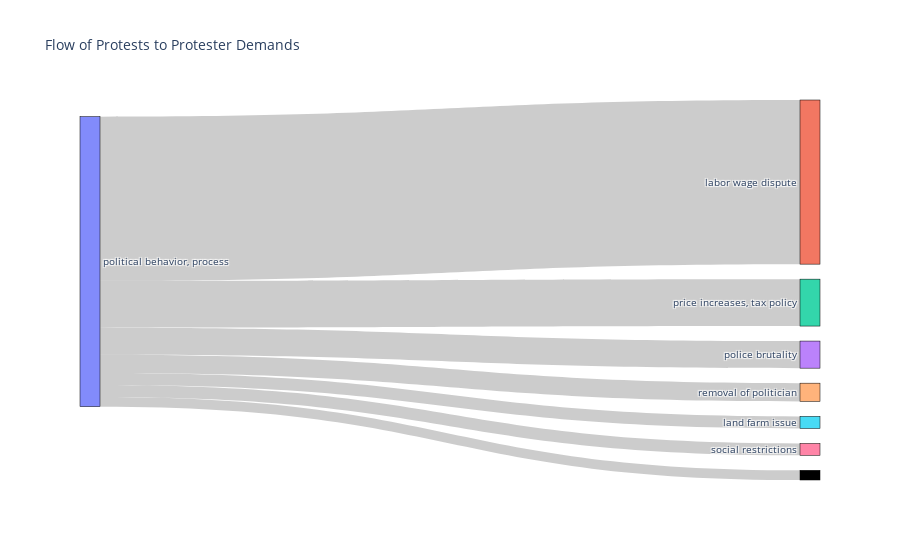

Notebook code for this chart:
### Code cell
demand_counts = demands_df['demand'].value_counts()

# Sankey diagram
fig = go.Figure(data=[go.Sankey(
    node=dict(
      pad=15,  
      thickness=20,  
      line=dict(color="black", width=0.5),  
      label=demand_counts.index.tolist(),  
    ),
    link=dict(
      source=[0] * len(demand_counts),  
      target=list(range(1, len(demand_counts) + 1)),  
      value=demand_counts.tolist()  
    ))])

fig.update_layout(title_text="Flow of Protests to Protester Demands", font_size=10)
fig.show()

### Figure 1 — Plotly figure (JSON) as saved in the notebook; plotly's stock layout.template omitted (floating-point values rounded to 4 significant figures)
{"data": [{"link": {"source": [0, 0, 0, 0, 0, 0, 0], "target": [1, 2, 3, 4, 5, 6, 7], "value": [2774, 793, 458, 308, 204, 200, 164]}, "node": {"label": ["political behavior, process", "labor wage dispute", "price increases, tax policy", "police brutality", "removal of politician", "land farm issue", "social restrictions"], "line": {"color": "black", "width": 0.5}, "pad": 15, "thickness": 20}, "type": "sankey"}], "layout": {"font": {"size": 10}, "title": {"text": "Flow of Protests to Protester Demands"}}}
